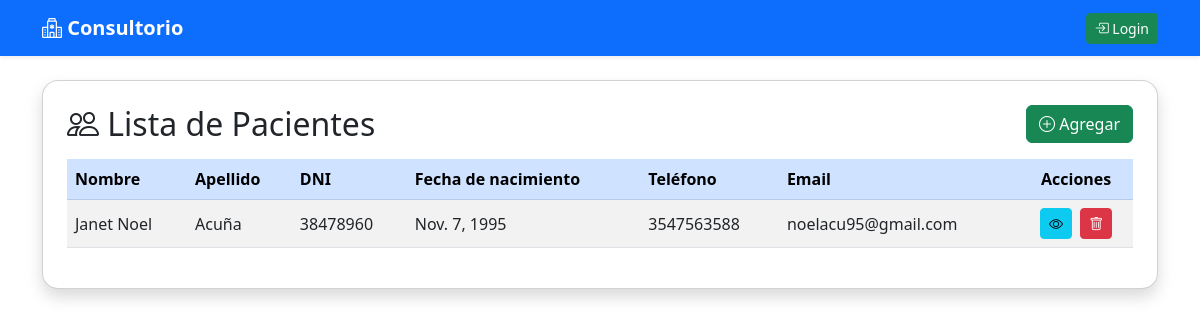
/lista_pacientes/, run on the app's committed database.
### kinesiologia/models.py (models this page shows, shortened)
class Paciente (models.Model):
    Nombre = models.CharField(max_length=50)
    Apellido = models.CharField(max_length=50)
    Fecha_nacimiento = models.DateField()
    DNI = models.CharField(max_length=50)
    Tel = models.CharField(max_length=50)
    Email = models.EmailField()

### kinesiologia/views.py (the view)
# urls.py: path('lista_pacientes/', views.pacienteListView.as_view(template_name='paciente_list.html'), name='lista_pacientes'),
class pacienteListView(ListView):
    model = Paciente
    template_name = 'paciente_list.html'
    context_object_name = 'pacientes'

### kinesiologia/templates/paciente_list.html
{% extends 'base.html' %}
{% block content %}
<div class="card shadow rounded-4 p-4 mt-4">
  <div class="d-flex justify-content-between align-items-center mb-3">
    <h2 class="mb-0"><i class="bi bi-people"></i> Lista de Pacientes</h2>
    <a href="{% url 'crear_paciente' %}" class="btn btn-success">
      <i class="bi bi-plus-circle"></i> Agregar
    </a>
  </div>
  <div class="table-responsive">
    <table class="table table-striped table-hover align-middle">
      <thead class="table-primary">
        <tr>
          <th>Nombre</th>
          <th>Apellido</th>
          <th>DNI</th>
          <th>Fecha de nacimiento</th>
          <th>Teléfono</th>
          <th>Email</th>
          <th class="text-center">Acciones</th>
        </tr>
      </thead>
      <tbody>
        {% for paciente in pacientes %}
        <tr>
          <td>{{ paciente.Nombre }}</td>
          <td>{{ paciente.Apellido }}</td>
          <td>{{ paciente.DNI }}</td>
          <td>{{ paciente.Fecha_nacimiento }}</td>
          <td>{{ paciente.Tel }}</td>
          <td>{{ paciente.Email }}</td>
          <td class="text-center">
            <a href="{% url 'detalle_paciente' paciente.pk %}" class="btn btn-info btn-sm me-1" title="Ver"><i class="bi bi-eye"></i></a>
            <a href="{% url 'borrar_paciente' paciente.pk %}" class="btn btn-danger btn-sm" title="Eliminar"><i class="bi bi-trash"></i></a>
          </td>
        </tr>
        {% empty %}
        <tr><td colspan="7" class="text-center">No hay pacientes registrados.</td></tr>
        {% endfor %}
      </tbody>
    </table>
  </div>
</div>
{% endblock %}

### data on the page
Paciente: Nombre "Janet Noel", Apellido "Acuña", DNI "38478960", Fecha_nacimiento "Nov. 7, 1995", Tel "3547563588", Email "noelacu95@gmail.com"
